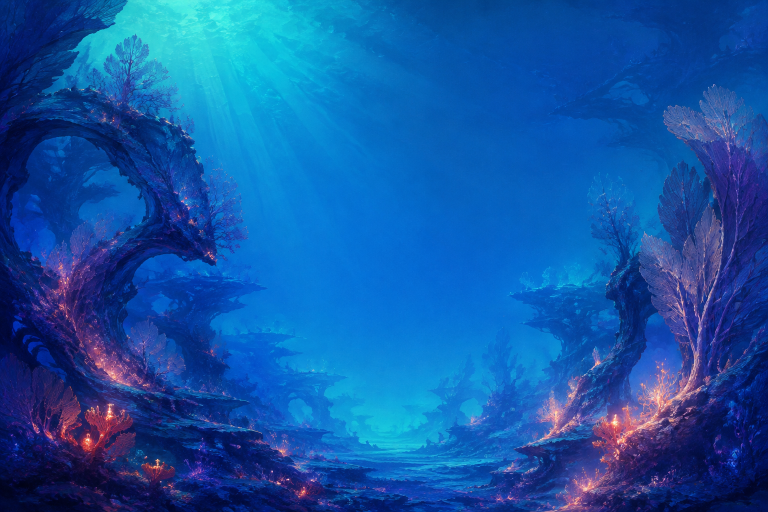
#> input picture 21_Pelagic/art/reef_source.png, 1536 x 1024 px, given in place of frame.ppm, which was not available (shown at 1/2 size)
$ python gallery.py
#> lines starting #> are read from the running program, lines starting #| are printed output that depends on the picture; pictures that were not available may be replaced by others from this repository, and a replacement may not be noted
"""Rebuild the gallery using the shipped C player. Requires Pillow."""
import argparse
from pathlib import Path
import subprocess
import tempfile
from PIL import Image, ImageDraw

parser=argparse.ArgumentParser()
parser.add_argument('--exe',type=Path,default=Path(__file__).resolve().parents[1]/'build_host/vesper.exe')
args=parser.parse_args()
media=Path(__file__).resolve().parents[2]/'media'
scenes=[('opening',6,'00:06 / VESPER'),('nave',23,'00:23 / THE NAVE'),('reliquary',44,'00:44 / THE RELIQUARY'),('iris',68,'01:08 / BLOOM IN THE STATIC'),('swarm',80,'01:20 / DISASSEMBLY'),('organ',89,'01:29 / ALL THINGS RESONATE'),('return',108,'01:48 / THE RETURN'),('ending',114,'01:54 / LATENT')]
sheet=Image.new('RGB',(1280,4*518),(8,12,17))
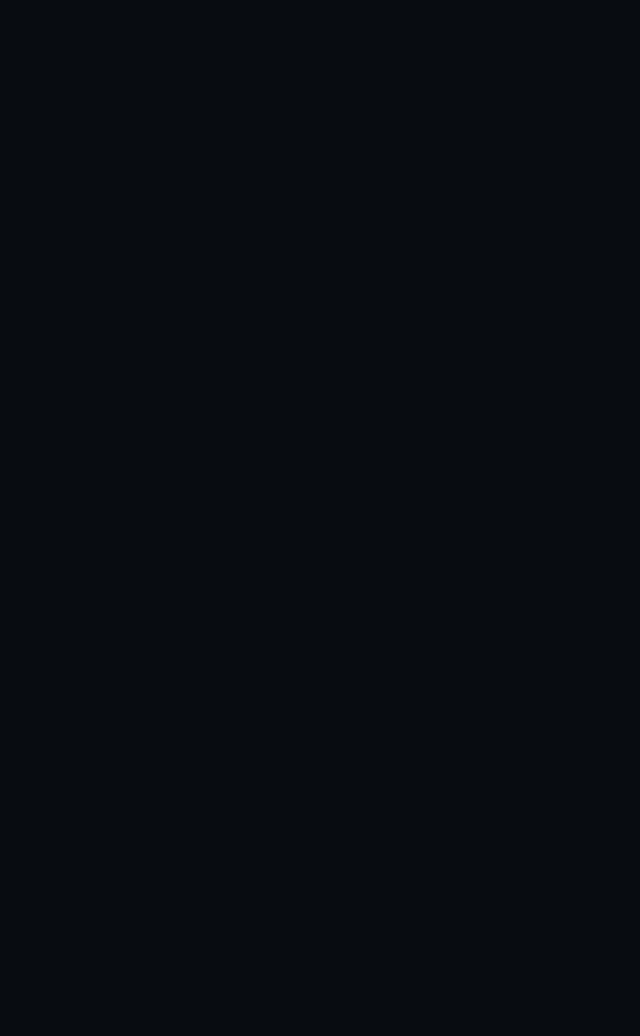
#> sheet: PIL image 1280x2072 RGB (shown at 1/2 size); mean R, G, B 8, 12, 17
draw=ImageDraw.Draw(sheet)
with tempfile.TemporaryDirectory(prefix='vesper-stills-') as tmp:
    for i,(name,seconds,label) in enumerate(scenes):
        ppm=Path(tmp)/'frame.ppm'
        subprocess.run([str(args.exe),'--start',str(seconds),'--shot',str(ppm)],check=True)
#> (this line was passed over: subprocess is not available in this run)
        with Image.open(ppm) as native:
#> native is the input picture: PIL image 1536x1024 RGB; mean R, G, B 19.4, 86.1, 163.8
            im=native.resize((640,480),Image.Resampling.NEAREST)
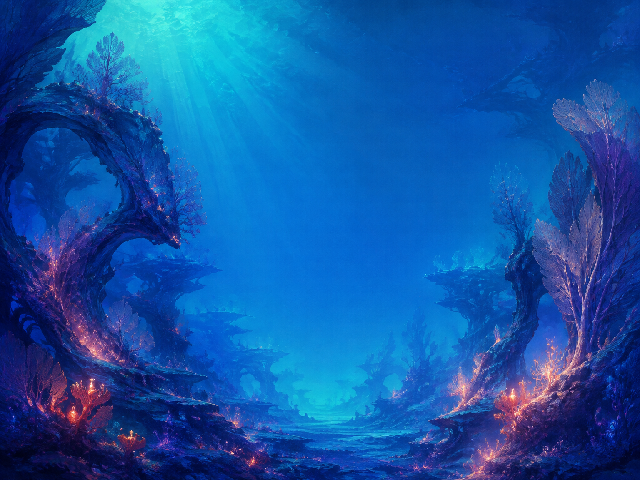
#> im: PIL image 640x480 RGB; mean R, G, B 19.4, 86.1, 163.8
        im.save(media/f'{name}.png')
        x,y=i%2*640,i//2*518
        sheet.paste(im,(x,y));draw.text((x+36,y+487),label,fill=(155,185,195))
#> after `sheet.paste(im, (x, y))`:
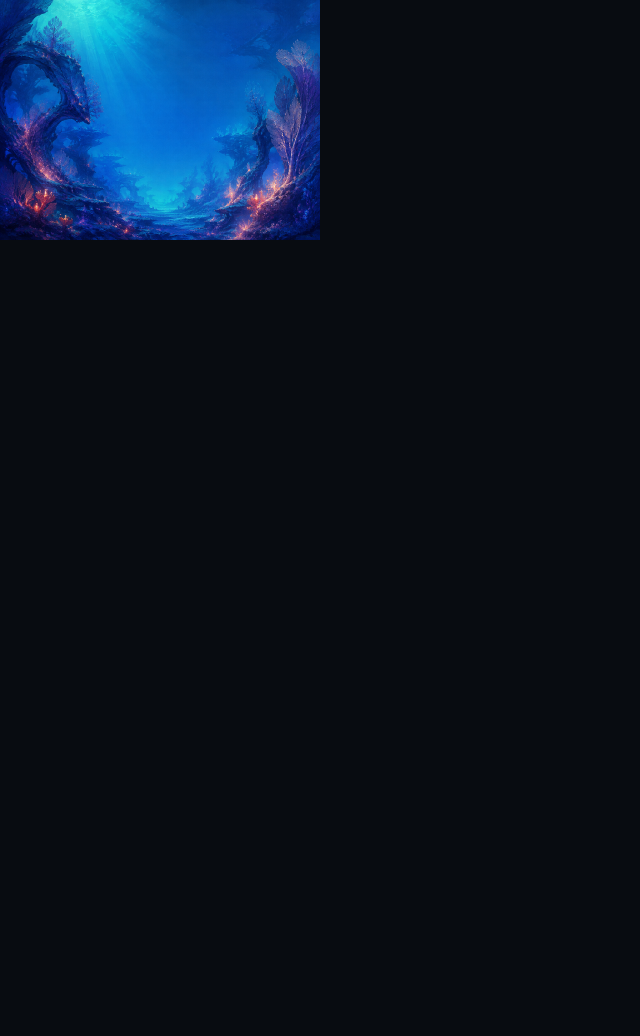
#> sheet: PIL image 1280x2072 RGB (shown at 1/2 size); mean R, G, B 9.3, 20.6, 34
#> (the run stopped early here; a loop or call above may not have finished)
